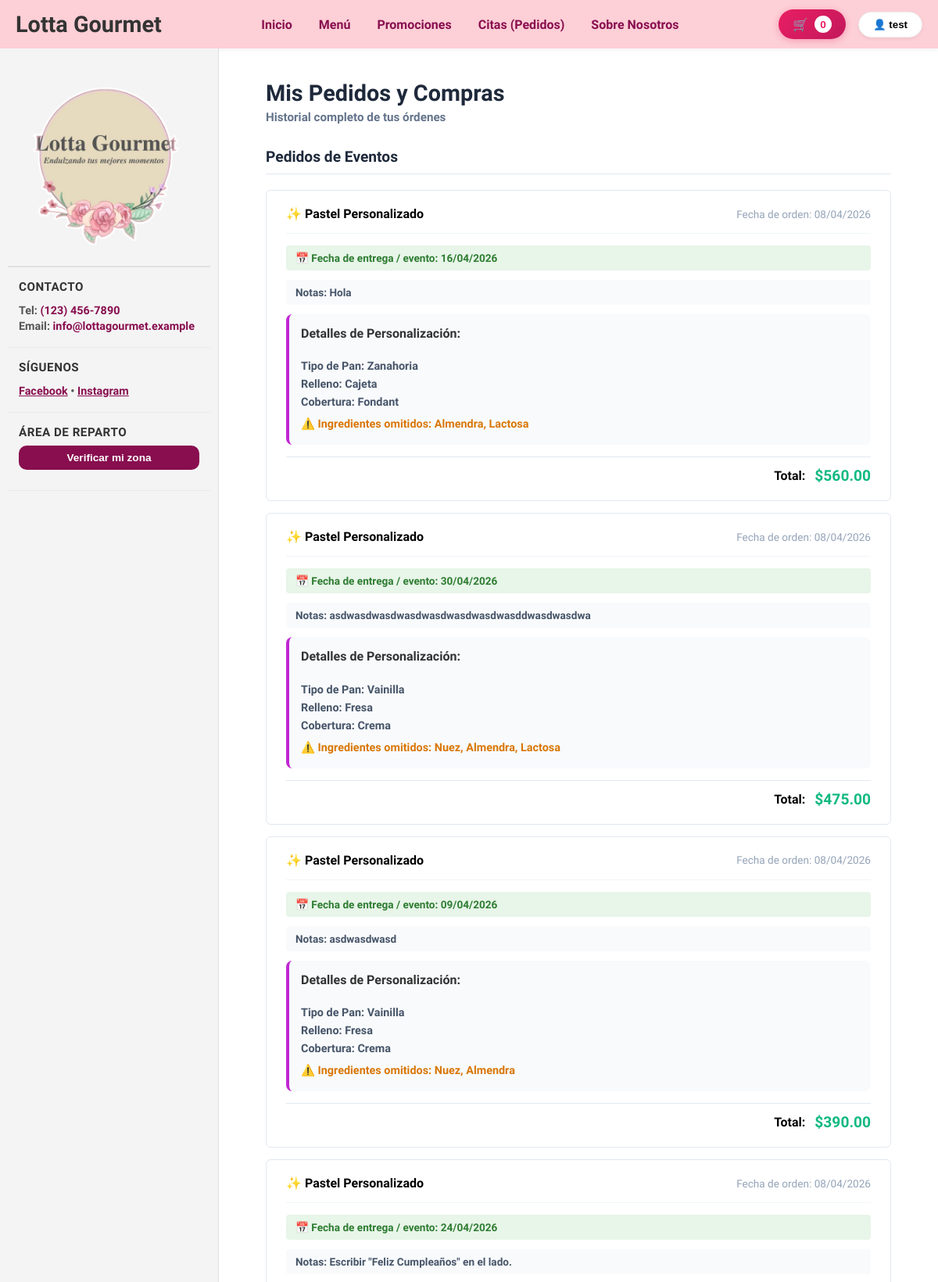
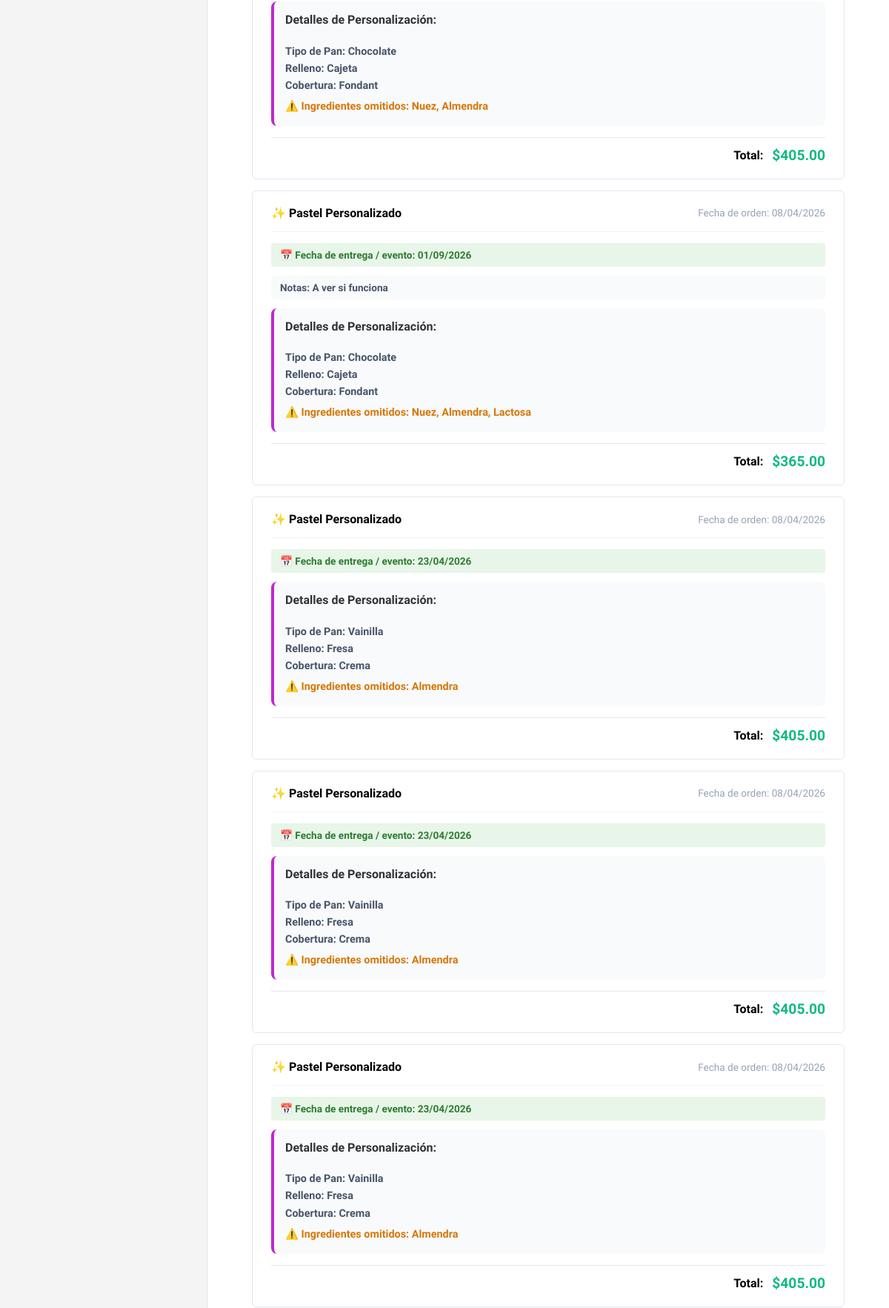
The page /pedidos/mis-pedidos (signed in, upper part) on the database its author committed (2 pictures, top to bottom).
### tables this page shows
CREATE TABLE `pedidos` (
  `id_pedido` int(11) NOT NULL,
  `id_usuario` int(11) NOT NULL,
  `fecha` datetime DEFAULT current_timestamp(),
  `tipoEvento` varchar(100) DEFAULT NULL,
  `fechaEvento` date DEFAULT NULL,
  `notas` text DEFAULT NULL,
  `id_paquete` int(11) DEFAULT NULL,
  `es_personalizado` tinyint(1) DEFAULT 0,
  `pan_personalizado` varchar(50) DEFAULT NULL,
  `relleno_personalizado` varchar(50) DEFAULT NULL,
  `cobertura_personalizada` varchar(50) DEFAULT NULL,
  `ingredientes_omitidos` varchar(255) DEFAULT NULL,
  `total_cotizado` decimal(10,2) DEFAULT NULL
);

### Controller/PedidosController.php (called while the page is built, shortened)
<?php
class PedidosController
{
    public function misPedidos()
    {
        $database = new Database();
        $db = $database->getConnection();
        $db->exec("SET NAMES 'utf8mb4'");
        $usuario_id = $_SESSION['usuario_id'];
        $pedidos = [];
        $compras = [];
        $stmtUsuario = $db->prepare('SELECT email FROM usuarios WHERE id = :id LIMIT 1');
        $stmtUsuario->bindValue(':id', $usuario_id, PDO::PARAM_INT);
        $stmtUsuario->execute();
        $usuario = $stmtUsuario->fetch(PDO::FETCH_ASSOC);
        if ($usuario) {
            $email = $usuario['email'];
            $queryPedidos = "SELECT p.*,
                                   pa.nombre as nombre_paquete,
                                   COALESCE(p.total_cotizado, (SELECT SUM(dp.cantidad * dp.precio_unitario)
                                    FROM detalle_pedidos dp
                                    WHERE dp.id_pedido = p.id_pedido)) as total
                            FROM pedidos p
                            LEFT JOIN paquetes_eventos pa ON p.id_paquete = pa.id_paquete
                            WHERE p.id_usuario = :id_usuario
                            ORDER BY p.fecha DESC";
            $stmtPedidos = $db->prepare($queryPedidos);
            $stmtPedidos->bindValue(':id_usuario', $usuario_id, PDO::PARAM_INT);
            $stmtPedidos->execute();
            $pedidos = $stmtPedidos->fetchAll(PDO::FETCH_ASSOC);
            $queryCompras = "SELECT c.*, SUM(cd.cantidad * cd.precio_unitario) as total
                            FROM compras c
                            LEFT JOIN compra_detalles cd ON c.id_compra = cd.id_compra
                            WHERE c.email_cliente = :email
                            GROUP BY c.id_compra
                            ORDER BY c.fecha DESC";
            $stmtCompras = $db->prepare($queryCompras);
            $stmtCompras->bindValue(':email', $email);
            $stmtCompras->execute();
            $compras = $stmtCompras->fetchAll(PDO::FETCH_ASSOC);
        }
        require_once 'View/plantillas/header.php';
        require_once 'View/plantillas/sidebar.php';
        require_once 'View/paginas/mis_pedidos.php';
        require_once 'View/plantillas/footer.php';
    }
}
?>

### View/paginas/mis_pedidos.php (the view, shortened to what this page needs)
<main class="main-content">
    <div class="mis-pedidos-container">
        <div class="pedidos-header">
            <h1>Mis Pedidos y Compras</h1>
            <p>Historial completo de tus órdenes</p>
        </div>
        <?php if (empty($pedidos) && empty($compras)): ?>
            <div class="sin-pedidos">
                <svg width="80" height="80" viewBox="0 0 24 24" fill="none">
                    <path d="M9 11l3 3L22 4" stroke="#cbd5e1" stroke-width="2" stroke-linecap="round" />
                    <path d="M21 12v7a2 2 0 01-2 2H5a2 2 0 01-2-2V5a2 2 0 012-2h11" stroke="#cbd5e1" stroke-width="2"
                        stroke-linecap="round" />
                </svg>
                <h2>No hay pedidos aún</h2>
                <p>Cuando realices un pedido o compra, aparecerá aquí.</p>
                <a href="<?php echo BASE_URL; ?>menu" class="btn-menu">Ver Menú</a>
            </div>
        <?php else: ?>
            <?php if (!empty($pedidos)): ?>
                <section class="seccion-pedidos">
                    <h2 class="seccion-titulo">Pedidos de Eventos</h2>
                    <?php foreach ($pedidos as $pedido): ?>
                        <div class="pedido-card">
                            <div class="pedido-header">
                                <div class="pedido-info">
                                    <?php if (isset($pedido['es_personalizado']) && $pedido['es_personalizado'] == 1): ?>
                                        <span class="badge-personalizado">✨ Pastel Personalizado</span>
                                    <?php endif; ?>
                                </div>
                                <div class="pedido-fecha">
                                    Fecha de orden: <?php echo date('d/m/Y', strtotime($pedido['fecha'])); ?>
                                </div>
                            </div>
                            <?php if ($pedido['fechaEvento']): ?>
                                <div class="info-evento" style="background-color: #e8f5e9; color: #2e7d32; font-weight: bold;">
                                    📅 Fecha de entrega / evento: <?php echo date('d/m/Y', strtotime($pedido['fechaEvento'])); ?>
                                </div>
                            <?php endif; ?>
                            <?php if ($pedido['notas']): ?>
                                <div class="notas">
                                    <strong>Notas:</strong> <?php echo htmlspecialchars($pedido['notas']); ?>
                                </div>
                            <?php endif; ?>
                            <?php if (isset($pedido['es_personalizado']) && $pedido['es_personalizado'] == 1): ?>
                                <div class="detalles-personalizados"
                                    style="background: #f8fafc; padding: 15px; border-radius: 8px; margin-bottom: 15px; border-left: 4px solid #c026d3;">
                                    <h4 style="margin-top: 0; color: #333;">Detalles de Personalización:</h4>
                                    <ul
                                        style="list-style: none; padding-left: 0; margin-bottom: 0; font-size: 0.9em; color: #475569; line-height: 1.6;">
                                        <li><strong>Tipo de Pan:</strong> <?php echo htmlspecialchars($pedido['pan_personalizado']); ?>
                                        </li>
                                        <li><strong>Relleno:</strong> <?php echo htmlspecialchars($pedido['relleno_personalizado']); ?>
                                        </li>
                                        <li><strong>Cobertura:</strong>
                                            <?php echo htmlspecialchars($pedido['cobertura_personalizada']); ?></li>
                                        <?php if (!empty($pedido['ingredientes_omitidos']) && $pedido['ingredientes_omitidos'] !== 'Ninguno'): ?>
                                            <li style="color: #d97706; margin-top: 5px;">
                                                <strong>⚠️ Ingredientes omitidos:</strong>
                                                <?php echo htmlspecialchars($pedido['ingredientes_omitidos']); ?>
                                            </li>
                                        <?php endif; ?>
                                    </ul>
                                </div>
                            <?php endif; ?>
                            <div class="pedido-total">
                                <strong>Total:</strong>
                                <span class="monto-total">$<?php echo number_format($pedido['total'] ?? 0, 2); ?></span>
                            </div>
                        </div>
                    <?php endforeach; ?>
                </section>
            <?php endif; ?>
        <?php endif; ?>
    </div>
</main>

### Public/css/styles.css (style rules this page uses)
* { -webkit-box-sizing: border-box; -moz-box-sizing: border-box; box-sizing: border-box; }
html { -webkit-text-size-adjust: 100%; -ms-text-size-adjust: 100%; height: 100%; }
body, html { margin: 0; padding: 0; font-family: 'Comfortaa', sans-serif; font-weight: 700; background-color: #ffffff; }
body { display: flex; flex-direction: column; min-height: 100vh; }
h1, h2, h3, h4, h5, h6 { font-family: 'Comfortaa', sans-serif; font-weight: 700; }
:root { --primary: #fdcfd6; --accent: #880E4F; --muted: #f4f4f4; --bg: #fffdf8; --header-height: 64px; }

### View/paginas/mis_pedidos.php (style rules this page uses)
.main-content { font-family: 'Comfortaa', sans-serif; margin: 0 !important; padding: 0 !important; max-width: 100% !important; width: 100% !important; }
.mis-pedidos-container { max-width: 100%; width: 100%; margin: 0; padding: 40px 60px; }
.pedidos-header { margin-bottom: 30px; }
.pedidos-header h1 { font-size: 1.8em; color: #1e293b; margin: 0 0 5px 0; font-weight: 600; }
.pedidos-header p { color: #64748b; margin: 0; font-size: 0.95em; }
.seccion-pedidos { margin-bottom: 40px; }
.seccion-titulo { font-size: 1.2em; color: #1e293b; margin: 0 0 20px 0; font-weight: 600; padding-bottom: 10px; border-bottom: 1px solid #e2e8f0; }
.pedido-card { background: #fff; border: 1px solid #e2e8f0; border-radius: 6px; padding: 20px 25px; margin-bottom: 15px; transition: box-shadow 0.2s; }
.pedido-header { display: flex; justify-content: space-between; align-items: center; margin-bottom: 15px; padding-bottom: 15px; border-bottom: 1px solid #f1f5f9; }
.pedido-info { display: flex; align-items: center; gap: 12px; flex-wrap: wrap; }
.pedido-fecha { color: #94a3b8; font-size: 0.85em; font-weight: 500; }
.info-evento, .notas { margin-bottom: 12px; padding: 8px 12px; background: #f8fafc; border-radius: 4px; font-size: 0.85em; color: #475569; }
.pedido-total { display: flex; justify-content: flex-end; align-items: center; gap: 12px; padding-top: 12px; border-top: 1px solid #e2e8f0; font-size: 1em; }
.monto-total { color: #10b981; font-weight: 600; font-size: 1.2em; }

### rows shown on the page
pedidos: es_personalizado "✨ Pastel Personalizado", fecha "08/04/2026", fechaEvento "16/04/2026", notas "Hola", pan_personalizado "Zanahoria", relleno_personalizado "Cajeta", cobertura_personalizada "Fondant", ingredientes_omitidos "Almendra, Lactosa", total "560.00"
pedidos: es_personalizado "✨ Pastel Personalizado", fecha "08/04/2026", fechaEvento "30/04/2026", notas "asdwasdwasdwasdwasdwasdwasdwasddwasdwasdwa", pan_personalizado "Vainilla", relleno_personalizado "Fresa", cobertura_personalizada "Crema", ingredientes_omitidos "Nuez, Almendra, Lactosa", total "475.00"
pedidos: es_personalizado "✨ Pastel Personalizado", fecha "08/04/2026", fechaEvento "09/04/2026", notas "asdwasdwasd", pan_personalizado "Vainilla", relleno_personalizado "Fresa", cobertura_personalizada "Crema", ingredientes_omitidos "Nuez, Almendra", total "390.00"
pedidos: es_personalizado "✨ Pastel Personalizado", fecha "08/04/2026", fechaEvento "24/04/2026", notas "Escribir \"Feliz Cumpleaños\" en el lado.", pan_personalizado "Chocolate", relleno_personalizado "Cajeta", cobertura_personalizada "Fondant", ingredientes_omitidos "Nuez, Almendra", total "405.00"
pedidos: es_personalizado "✨ Pastel Personalizado", fecha "08/04/2026", fechaEvento "01/09/2026", notas "A ver si funciona", pan_personalizado "Chocolate", relleno_personalizado "Cajeta", cobertura_personalizada "Fondant", ingredientes_omitidos "Nuez, Almendra, Lactosa", total "365.00"
pedidos: es_personalizado "✨ Pastel Personalizado", fecha "08/04/2026", fechaEvento "23/04/2026", pan_personalizado "Vainilla", relleno_personalizado "Fresa", cobertura_personalizada "Crema", ingredientes_omitidos "Almendra", total "405.00"
pedidos: es_personalizado "✨ Pastel Personalizado", fecha "08/04/2026", fechaEvento "23/04/2026", pan_personalizado "Vainilla", relleno_personalizado "Fresa", cobertura_personalizada "Crema", ingredientes_omitidos "Almendra", total "405.00"
pedidos: es_personalizado "✨ Pastel Personalizado", fecha "08/04/2026", fechaEvento "23/04/2026", pan_personalizado "Vainilla", relleno_personalizado "Fresa", cobertura_personalizada "Crema", ingredientes_omitidos "Almendra", total "405.00"

### other values the page prints
$primerNombre "test"
